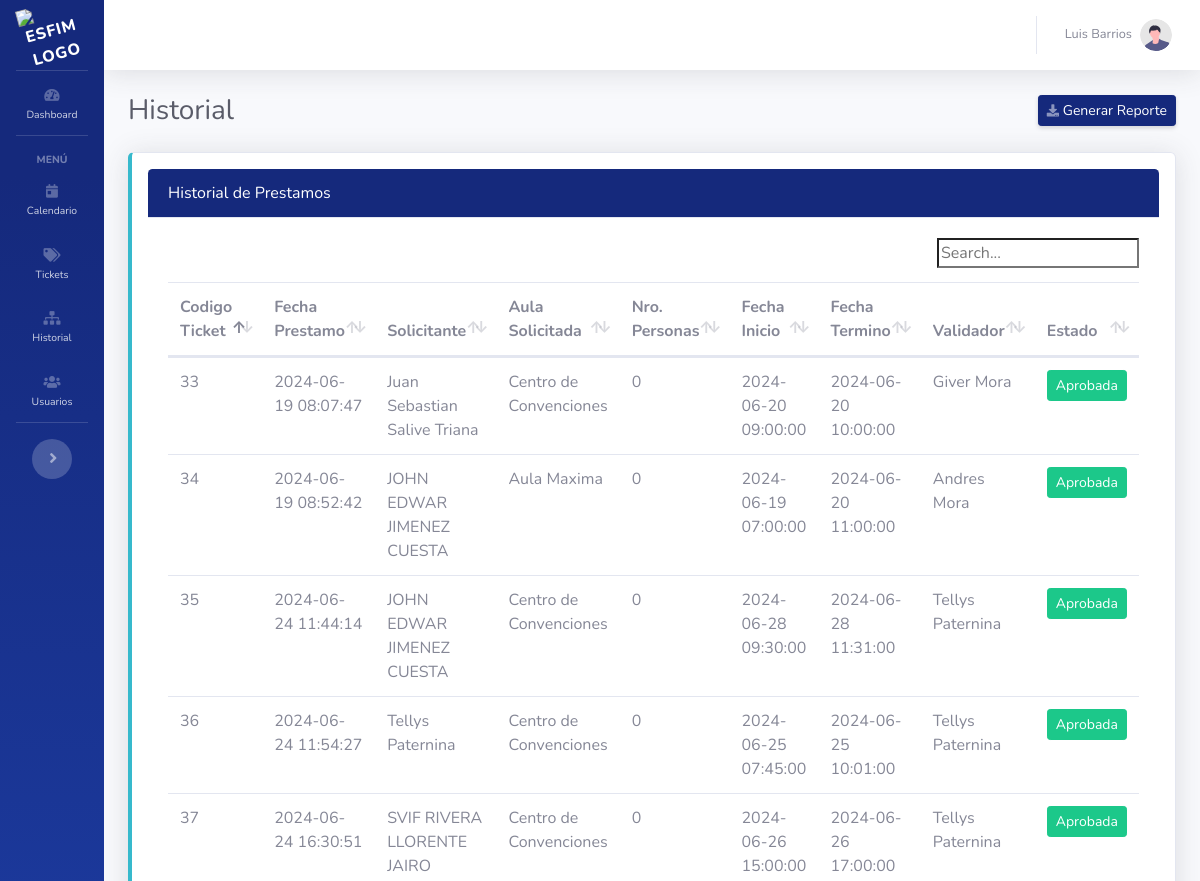
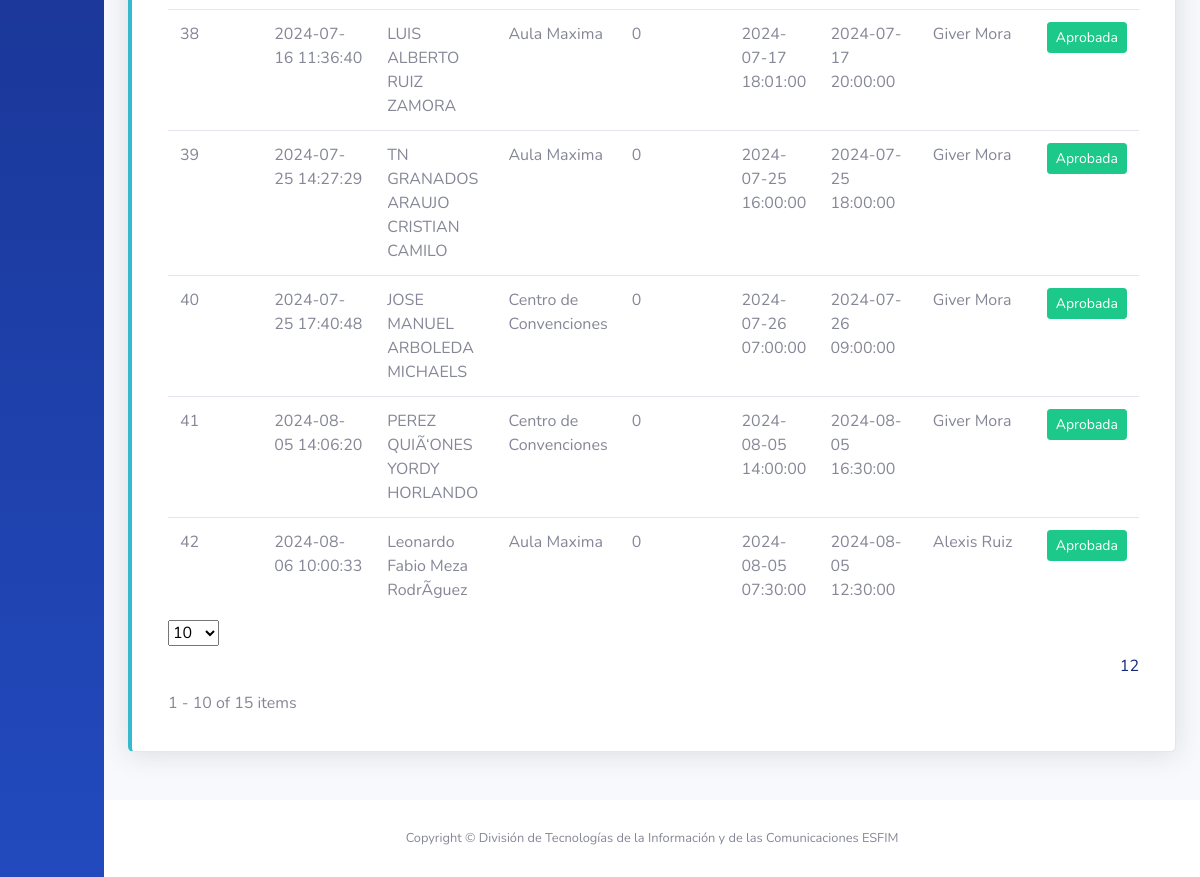
The app's page /historial.php (signed in) with its own data (2 pictures, top to bottom).
### tables this page shows
CREATE TABLE `historial` (
  `ID` int(11) NOT NULL,
  `cod_ticket` varchar(100) NOT NULL,
  `fecha_prestamo` varchar(100) NOT NULL,
  `solicitante` varchar(100) NOT NULL,
  `aula_solicitada` varchar(100) NOT NULL,
  `cantidad` int(11) NOT NULL,
  `fecha_inicial` varchar(30) NOT NULL,
  `fecha_final` varchar(30) NOT NULL,
  `aprueba` varchar(50) NOT NULL,
  `estado` enum('Aprobada','Rechazada','','') NOT NULL
);

### historial.php (the view, shortened to what this page needs)
<?php
$nombre = $_SESSION['nombre'];
$rol = $_SESSION['ID_Rol']
?>
<!DOCTYPE html>
<html lang="es">
<head>
    <link href="vendor/fontawesome-free/css/all.min.css" rel="stylesheet" type="text/css">
    <link href="css/sb-admin-2.min.css" rel="stylesheet">
    <link rel="stylesheet" href="css/dataTables.bootstrap4.min.css" />
    <link rel="stylesheet" href="css/animate.css" />
</head>
<body id="page-top">
    <div id="wrapper">
        <ul class="navbar-nav bg-gradient-primary sidebar sidebar-dark accordion toggled" id="accordionSidebar">
            <a class="sidebar-brand d-flex align-items-center justify-content-center" href="index.php">
                <div class="sidebar-brand-icon rotate-n-15">
                    <img src="./img/esfim_logo.png" alt="ESFIM Logo" class="img-fluid sidebar-logo"
                        style="max-width: 60px; height: auto;" srcset="">
                </div>
            </a>
            <hr class="sidebar-divider my-0">
            <li class="nav-item ">
                <a class="nav-link" href="index.php">
                    <i class="fas fa-fw fa-tachometer-alt"></i>
                    <span>Dashboard</span></a>
            </li>
            <hr class="sidebar-divider">
            <div class="sidebar-heading">
                Menú
            </div>
            <li class="nav-item">
                <a class="nav-link" href="calendario.php">
                    <i class="fas fa-fw fa-calendar-day"></i>
                    <span>Calendario</span></a>
            </li>
            <?php if ($rol == 1) { ?>
                <li class="nav-item">
                    <a class="nav-link" href="tickets.php">
                        <i class="fas fa-fw fa-tags"></i>
                        <span>Tickets</span></a>
                </li>
                <li class="nav-item">
                    <a class="nav-link" href="historial.php">
                        <i class="fas fa-fw fa-sitemap"></i>
                        <span>Historial</span></a>
                </li>
                <?php if ($rol != 3) { ?>
                    <li class="nav-item">
                        <a class="nav-link" href="usuarios.php">
                            <i class="fas fa-fw fa-users"></i>
                            <span>Usuarios</span></a>
                    </li>
                <?php } ?>
            <?php } ?>
            <hr class="sidebar-divider d-none d-md-block">
            <div class="text-center d-none d-md-inline">
                <button class="rounded-circle border-0" id="sidebarToggle"></button>
            </div>
        </ul>
        <div id="content-wrapper" class="d-flex flex-column">
            <div id="content">
                <nav class="navbar navbar-expand navbar-light bg-white topbar mb-4 static-top shadow">
                    <ul class="navbar-nav ml-auto">
                        <li class="nav-item dropdown no-arrow">
                            <a class="nav-link dropdown-toggle" href="#" id="userDropdown" role="button"
                                data-toggle="dropdown" aria-haspopup="true" aria-expanded="false">
                                <span class="mr-2 d-none d-lg-inline text-gray-600 small"><?php
                                                                                            echo $nombre;
                                                                                            ?></span>
                                <img class="img-profile rounded-circle" src="img/undraw_profile.svg">
                            </a>
                        </li>
                    </ul>
                </nav>
                <div class="container-fluid">
                    <div class="d-sm-flex align-items-center justify-content-between mb-4">
                        <h1 class="h3 mb-0 text-gray-800">Historial</h1>
                        <a href="generar_pdf.php" class="d-none d-sm-inline-block btn btn-sm btn-primary shadow-sm"><i
                                class="fas fa-download fa-sm text-white-50"></i> Generar Reporte</a>
                    </div>
                    <div class="card mt-3 shadow p-3 mb-5 bg-body-tertiary rounded border-left-info">
                        <div class="card-header bg-primary text-white  ">
                            Historial de Prestamos
                        </div>
                        <div class="card-body ">
                            <div class="table-responsive">
                                <table class="table datanew ">
                                    <thead>
                                        <tr>
                                            <th>Codigo Ticket</th>
                                            <th>Fecha Prestamo</th>
                                            <th>Solicitante</th>
                                            <th>Aula Solicitada</th>
                                            <th>Nro. Personas</th>
                                            <th>Fecha Inicio</th>
                                            <th>Fecha Termino</th>
                                            <th>Validador</th>
                                            <th>Estado</th>
                                        </tr>
                                    </thead>
                                    <tbody>
                                        <?php
                                        include "./conexion.php";
                                        $sql = $mysqli->query("SELECT * FROM historial");
                                        while ($datos = $sql->fetch_object()) { ?>
                                            <tr>
                                                <td><?php echo $datos->cod_ticket ?></td>
                                                <td><?php echo $datos->fecha_prestamo ?></td>
                                                <td><?php echo $datos->solicitante ?></td>
                                                <td><?php echo $datos->aula_solicitada ?></td>
                                                <td><?php echo $datos->cantidad ?></td>
                                                <td><?php echo $datos->fecha_inicial ?></td>
                                                <td><?php echo $datos->fecha_final ?></td>
                                                <td><?php echo $datos->aprueba ?></td>
                                                <td>
                                                    <?php if ($datos->estado == "Aprobada") { ?>
                                                        <button
                                                            class="btn btn-success btn-sm"><?php echo $datos->estado ?></button>
                                                    <?php } else { ?>
                                                        <button
                                                            class="btn btn-danger btn-sm"><?php echo $datos->estado ?></button>
                                                    <?php } ?>
                                                </td>
                                            </tr>
                                        <?php }
                                        ?>
                                    </tbody>
                                </table>
                            </div>
                        </div>
                    </div>
                </div>
            </div>
            <footer class="sticky-footer bg-white">
                <div class="container my-auto">
                    <div class="copyright text-center my-auto">
                        <span>Copyright &copy; División de Tecnologías de la Información y de las Comunicaciones ESFIM
                        </span>
                    </div>
                </div>
            </footer>
        </div>
    </div>
</body>
</html>

### records on screen
historial: cod_ticket "33", fecha_prestamo "2024-06-19 08:07:47", solicitante "Juan Sebastian Salive Triana", aula_solicitada "Centro de Convenciones", cantidad "0", fecha_inicial "2024-06-20 09:00:00", fecha_final "2024-06-20 10:00:00", aprueba "Giver Mora", estado "Aprobada"
historial: cod_ticket "34", fecha_prestamo "2024-06-19 08:52:42", solicitante "JOHN EDWAR JIMENEZ CUESTA", aula_solicitada "Aula Maxima", cantidad "0", fecha_inicial "2024-06-19 07:00:00", fecha_final "2024-06-20 11:00:00", aprueba "Andres Mora", estado "Aprobada"
historial: cod_ticket "35", fecha_prestamo "2024-06-24 11:44:14", solicitante "JOHN EDWAR JIMENEZ CUESTA", aula_solicitada "Centro de Convenciones", cantidad "0", fecha_inicial "2024-06-28 09:30:00", fecha_final "2024-06-28 11:31:00", aprueba "Tellys Paternina", estado "Aprobada"
historial: cod_ticket "36", fecha_prestamo "2024-06-24 11:54:27", solicitante "Tellys Paternina", aula_solicitada "Centro de Convenciones", cantidad "0", fecha_inicial "2024-06-25 07:45:00", fecha_final "2024-06-25 10:01:00", aprueba "Tellys Paternina", estado "Aprobada"
historial: cod_ticket "37", fecha_prestamo "2024-06-24 16:30:51", solicitante "SVIF RIVERA LLORENTE JAIRO", aula_solicitada "Centro de Convenciones", cantidad "0", fecha_inicial "2024-06-26 15:00:00", fecha_final "2024-06-26 17:00:00", aprueba "Tellys Paternina", estado "Aprobada"
historial: cod_ticket "38", fecha_prestamo "2024-07-16 11:36:40", solicitante "LUIS ALBERTO RUIZ ZAMORA", aula_solicitada "Aula Maxima", cantidad "0", fecha_inicial "2024-07-17 18:01:00", fecha_final "2024-07-17 20:00:00", aprueba "Giver Mora", estado "Aprobada"
historial: cod_ticket "39", fecha_prestamo "2024-07-25 14:27:29", solicitante "TN GRANADOS ARAUJO CRISTIAN CAMILO", aula_solicitada "Aula Maxima", cantidad "0", fecha_inicial "2024-07-25 16:00:00", fecha_final "2024-07-25 18:00:00", aprueba "Giver Mora", estado "Aprobada"
historial: cod_ticket "40", fecha_prestamo "2024-07-25 17:40:48", solicitante "JOSE MANUEL ARBOLEDA MICHAELS", aula_solicitada "Centro de Convenciones", cantidad "0", fecha_inicial "2024-07-26 07:00:00", fecha_final "2024-07-26 09:00:00", aprueba "Giver Mora", estado "Aprobada"
historial: cod_ticket "41", fecha_prestamo "2024-08-05 14:06:20", solicitante "PEREZ QUIÃ‘ONES YORDY HORLANDO", aula_solicitada "Centro de Convenciones", cantidad "0", fecha_inicial "2024-08-05 14:00:00", fecha_final "2024-08-05 16:30:00", aprueba "Giver Mora", estado "Aprobada"
historial: cod_ticket "42", fecha_prestamo "2024-08-06 10:00:33", solicitante "Leonardo Fabio Meza RodrÃ­guez", aula_solicitada "Aula Maxima", cantidad "0", fecha_inicial "2024-08-05 07:30:00", fecha_final "2024-08-05 12:30:00", aprueba "Alexis Ruiz", estado "Aprobada"

### other values on screen
$nombre "Luis Barrios"
